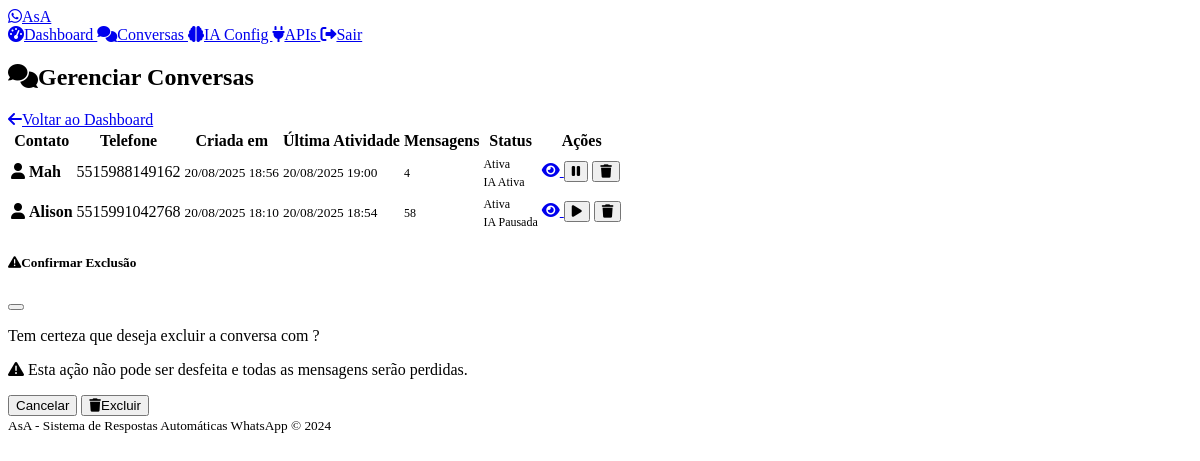
Page /admin/conversations (signed in) on the committed database.
### models.py (models this page shows)
class Conversation(db.Model):
    id = db.Column(db.Integer, primary_key=True)
    phone_number = db.Column(db.String(20), nullable=False)
    contact_name = db.Column(db.String(100))
    created_at = db.Column(db.DateTime, default=datetime.utcnow)
    updated_at = db.Column(db.DateTime, default=datetime.utcnow, onupdate=datetime.utcnow)
    is_active = db.Column(db.Boolean, default=True)
    ai_paused = db.Column(db.Boolean, default=False)  # True when human takes over
    paused_at = db.Column(db.DateTime)  # When AI was paused
    messages = db.relationship('Message', backref='conversation', lazy=True, cascade='all, delete-orphan')

### routes.py (the view)
    def decorated_function(*args, **kwargs):
        if not session.get('admin_logged_in'):
            return redirect(url_for('admin_login'))
        return f(*args, **kwargs)

### routes.py (called while the page is built)
def admin_required(f):
    def decorated_function(*args, **kwargs):
        if not session.get('admin_logged_in'):
            return redirect(url_for('admin_login'))
        return f(*args, **kwargs)
    decorated_function.__name__ = f.__name__
    return decorated_function

@app.route('/admin/conversations')
@admin_required
def admin_conversations():
    page = request.args.get('page', 1, type=int)
    conversations = Conversation.query.order_by(
        Conversation.updated_at.desc()
    ).paginate(
        page=page, per_page=20, error_out=False
    )
    return render_template('conversations.html', conversations=conversations)

@app.context_processor
def inject_admin_status():
    return {'admin_logged_in': session.get('admin_logged_in', False)}

### templates/conversations.html (shortened to what this page needs)
{% extends "base.html" %}
{% block content %}
<div class="d-flex justify-content-between align-items-center mb-4">
    <h2>
        <i class="fas fa-comments me-2"></i>Gerenciar Conversas
    </h2>
    <a href="{{ url_for('admin_dashboard') }}" class="btn btn-outline-secondary">
        <i class="fas fa-arrow-left me-2"></i>Voltar ao Dashboard
    </a>
</div>
{% if conversations.items %}
<div class="card">
    <div class="card-body">
        <div class="table-responsive">
            <table class="table table-hover">
                <thead>
                    <tr>
                        <th>Contato</th>
                        <th>Telefone</th>
                        <th>Criada em</th>
                        <th>Última Atividade</th>
                        <th>Mensagens</th>
                        <th>Status</th>
                        <th>Ações</th>
                    </tr>
                </thead>
                <tbody>
                    {% for conversation in conversations.items %}
                    <tr>
                        <td>
                            <i class="fas fa-user me-2"></i>
                            <strong>{{ conversation.contact_name or 'Sem nome' }}</strong>
                        </td>
                        <td>
                            <span class="font-monospace">{{ conversation.phone_number }}</span>
                        </td>
                        <td>
                            <small class="text-muted">
                                {{ conversation.created_at.strftime('%d/%m/%Y %H:%M') }}
                            </small>
                        </td>
                        <td>
                            <small class="text-muted">
                                {{ conversation.updated_at.strftime('%d/%m/%Y %H:%M') }}
                            </small>
                        </td>
                        <td>
                            <span class="badge bg-primary">
                                {{ conversation.messages|length }}
                            </span>
                        </td>
                        <td>
                            {% if conversation.is_active %}
                                <span class="badge bg-success">Ativa</span>
                            {% else %}
                                <span class="badge bg-secondary">Inativa</span>
                            {% endif %}
                            {% if conversation.ai_paused %}
                                <br><span class="badge bg-warning mt-1">IA Pausada</span>
                            {% else %}
                                <br><span class="badge bg-info mt-1">IA Ativa</span>
                            {% endif %}
                        </td>
                        <td>
                            <div class="btn-group" role="group">
                                <a href="{{ url_for('view_conversation', conversation_id=conversation.id) }}"
                                   class="btn btn-sm btn-outline-primary" title="Ver conversa">
                                    <i class="fas fa-eye"></i>
                                </a>
                                {% if conversation.ai_paused %}
                                    <form method="POST" action="{{ url_for('toggle_ai_for_conversation', conversation_id=conversation.id) }}"
                                          style="display: inline-block;">
                                        <button type="submit" class="btn btn-sm btn-success" title="Retomar IA">
                                            <i class="fas fa-play"></i>
                                        </button>
                                    </form>
                                {% else %}
                                    <form method="POST" action="{{ url_for('toggle_ai_for_conversation', conversation_id=conversation.id) }}"
                                          style="display: inline-block;">
                                        <button type="submit" class="btn btn-sm btn-warning" title="Pausar IA">
                                            <i class="fas fa-pause"></i>
                                        </button>
                                    </form>
                                {% endif %}
                                <button type="button" class="btn btn-sm btn-outline-danger"
                                        onclick="confirmDelete({{ conversation.id }}, '{{ conversation.contact_name or conversation.phone_number }}')"
                                        title="Excluir conversa">
                                    <i class="fas fa-trash"></i>
                                </button>
                            </div>
                        </td>
                    </tr>
                    {% endfor %}
                </tbody>
            </table>
        </div>
    </div>
</div>
{% else %}
<div class="text-center py-5">
    <i class="fas fa-comments fa-5x text-muted mb-4"></i>
    <h4>Nenhuma conversa encontrada</h4>
    <p class="text-muted">As conversas aparecerão aqui conforme os usuários interagirem com o sistema.</p>
</div>
{% endif %}
<div class="modal fade" id="deleteModal" tabindex="-1">
    <div class="modal-dialog">
        <div class="modal-content">
            <div class="modal-header">
                <h5 class="modal-title">
                    <i class="fas fa-exclamation-triangle text-warning me-2"></i>Confirmar Exclusão
                </h5>
                <button type="button" class="btn-close" data-bs-dismiss="modal"></button>
            </div>
            <div class="modal-body">
                <p>Tem certeza que deseja excluir a conversa com <strong id="contactName"></strong>?</p>
                <p class="text-danger">
                    <i class="fas fa-warning me-1"></i>
                    Esta ação não pode ser desfeita e todas as mensagens serão perdidas.
                </p>
            </div>
            <div class="modal-footer">
                <button type="button" class="btn btn-secondary" data-bs-dismiss="modal">Cancelar</button>
                <form id="deleteForm" method="POST" style="display: inline;">
                    <button type="submit" class="btn btn-danger">
                        <i class="fas fa-trash me-2"></i>Excluir
                    </button>
                </form>
            </div>
        </div>
    </div>
</div>
{% endblock %}

### templates/base.html (shortened to what this page needs)
<!DOCTYPE html>
<html lang="pt-BR" data-bs-theme="dark">
<head>
    <link href="https://cdn.replit.com/agent/bootstrap-agent-dark-theme.min.css" rel="stylesheet">
    <link rel="stylesheet" href="https://cdnjs.cloudflare.com/ajax/libs/font-awesome/6.0.0/css/all.min.css">
    <link rel="stylesheet" href="{{ url_for('static', filename='css/custom.css') }}">
</head>
<body>
    <nav class="navbar navbar-expand-lg navbar-dark bg-dark">
        <div class="container">
            <a class="navbar-brand" href="{{ url_for('index') }}">
                <i class="fab fa-whatsapp text-success me-2"></i>AsA
            </a>
            <div class="navbar-nav ms-auto">
                {% if admin_logged_in %}
                    <a class="nav-link" href="{{ url_for('admin_dashboard') }}">
                        <i class="fas fa-tachometer-alt me-1"></i>Dashboard
                    </a>
                    <a class="nav-link" href="{{ url_for('admin_conversations') }}">
                        <i class="fas fa-comments me-1"></i>Conversas
                    </a>
                    <a class="nav-link" href="{{ url_for('ai_config') }}">
                        <i class="fas fa-brain me-1"></i>IA Config
                    </a>
                    <a class="nav-link" href="{{ url_for('whatsapp_apis') }}">
                        <i class="fas fa-plug me-1"></i>APIs
                    </a>
                    <a class="nav-link" href="{{ url_for('admin_logout') }}">
                        <i class="fas fa-sign-out-alt me-1"></i>Sair
                    </a>
                {% endif %}
            </div>
        </div>
    </nav>
    <main class="container mt-4">
        {% block content %}{% endblock %}
    </main>
    <footer class="bg-dark text-center py-3 mt-5">
        <div class="container">
            <small class="text-muted">
                AsA - Sistema de Respostas Automáticas WhatsApp &copy; 2024
            </small>
        </div>
    </footer>
</body>
</html>

### static/css/custom.css (style rules this page uses)
:root { --asa-primary: #25d366; --asa-secondary: #128c7e; --asa-accent: #075e54; --asa-light: #dcf8c6; }
.badge { font-size: 0.75em; font-weight: 500; }

### rows in the picture
Conversation: contact_name "Mah", phone_number "5515988149162", created_at "20/08/2025 18:56", updated_at "20/08/2025 19:00", messages|length "4", is_active "Ativa", ai_paused "IA Ativa"
Conversation: contact_name "Alison", phone_number "5515991042768", created_at "20/08/2025 18:10", updated_at "20/08/2025 18:54", messages|length "58", is_active "Ativa", ai_paused "IA Pausada"
